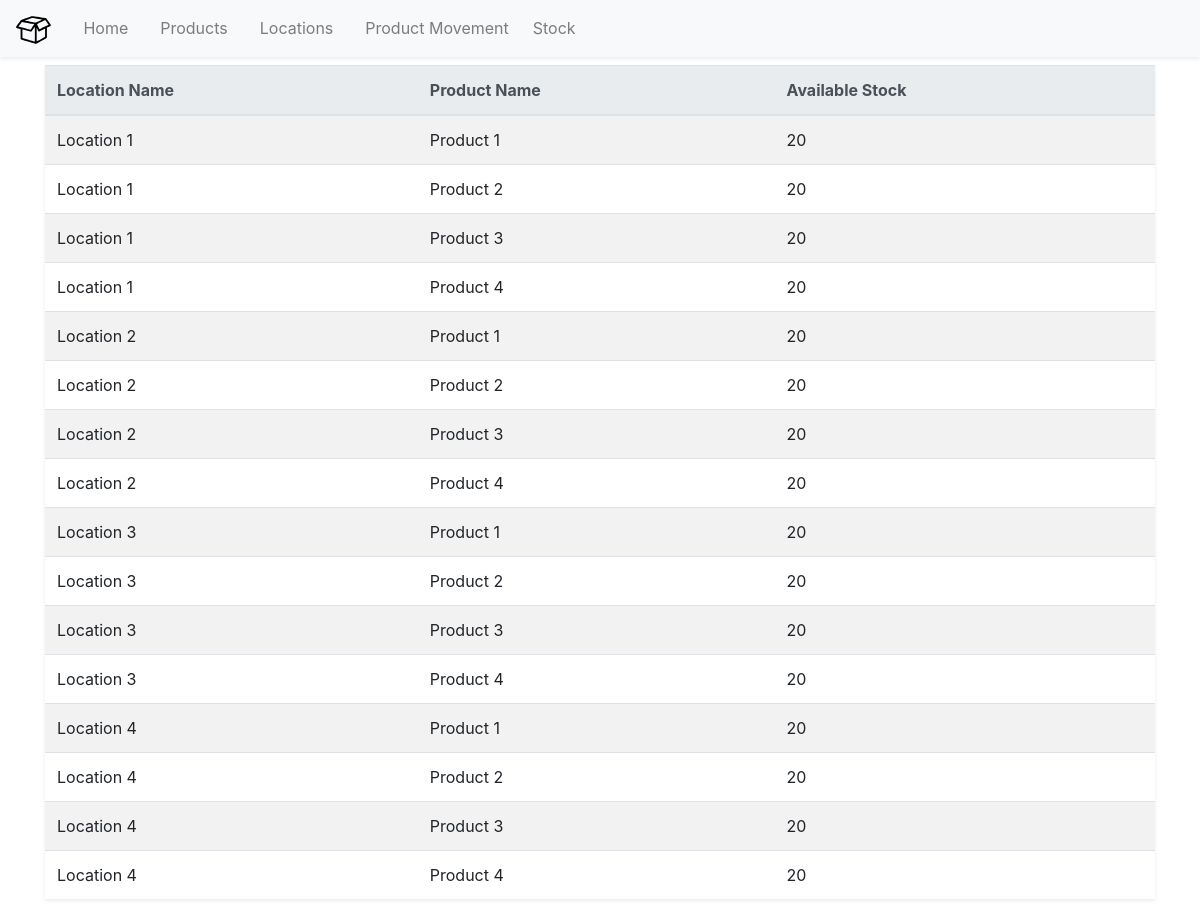
The app's page /stock with its own data.
### models.py (models this page shows, shortened)
class Location(db.Model):
    id = db.Column(db.Integer, primary_key = True)
    locationName = db.Column(db.String(100), nullable = False)
    locationAddress = db.Column(db.String(200), nullable = False)

class Product(db.Model):
    id = db.Column(db.Integer, primary_key = True)
    productName = db.Column(db.String(100), unique = True, nullable = False)

### app.py (the view)
@app.route('/stock')
def stock():
    try:
        locations = Location.query.all()
        products = Product.query.all()
        stockAvailable = []
        for location in locations:
            for product in products:
                temp = {}
                temp['locationName'] = location.locationName
                temp['productName'] = product.productName
                temp['availableQuantity'] = getQuantity(location.id, product.id)
                stockAvailable.append(temp)
        return render_template("stock.html", stockAvailable = stockAvailable)
    except:
        return render_template("stock.html", stockAvailable = {})

### app.py (called while the page is built)
def getQuantity(location, product):
    incoming = ProductMovement.query.filter(ProductMovement.toLocationId == location, ProductMovement.productId == product).from_self(func.sum(ProductMovement.productQuantity, )).all()
    outgoing = ProductMovement.query.filter(ProductMovement.fromLocationId == location, ProductMovement.productId == product).from_self(func.sum(ProductMovement.productQuantity, )).all()
    if incoming[0][0] == None:
        incoming = 0
    else:
        incoming = incoming[0][0]
    if outgoing[0][0] == None:
        outgoing = 0
    else:
        outgoing = outgoing[0][0]
    available = incoming - outgoing
    return available if available >= 0 else 0

### templates/stock.html
{% extends "layout.html" %} {% block main %}
<table class="table table-striped mt-2 shadow-sm">
	<thead class="thead-light">
		<tr>
			<th scope="col">Location Name</th>
			<th scope="col">Product Name</th>
			<th scope="col">Available Stock</th>
		</tr>
	</thead>
	<tbody>
		{% for stock in stockAvailable %}
		<tr>
			<td>{{stock.locationName}}</td>
			<td>{{stock.productName}}</td>
			<td>{{stock.availableQuantity}}</td>
		</tr>
		{% endfor %}
	</tbody>
</table>
{% endblock %}

### records on screen
Location: locationName "Location 1" "Location 1" "Location 1" "Location 1"
Product: productName "Product 1" "Product 1" "Product 1" "Product 1"
Product: productName "Product 2" "Product 2" "Product 2" "Product 2"
Product: productName "Product 3" "Product 3" "Product 3" "Product 3"
Product: productName "Product 4" "Product 4" "Product 4" "Product 4"
Location: locationName "Location 2" "Location 2" "Location 2" "Location 2"
Location: locationName "Location 3" "Location 3" "Location 3" "Location 3"
Location: locationName "Location 4" "Location 4" "Location 4" "Location 4"

### other values on screen
{{ stock.availableQuantity }} "20" "20" "20" "20" "20" "20" "20" "20" "20" "20" "20" "20" "20" "20" "20" "20"
